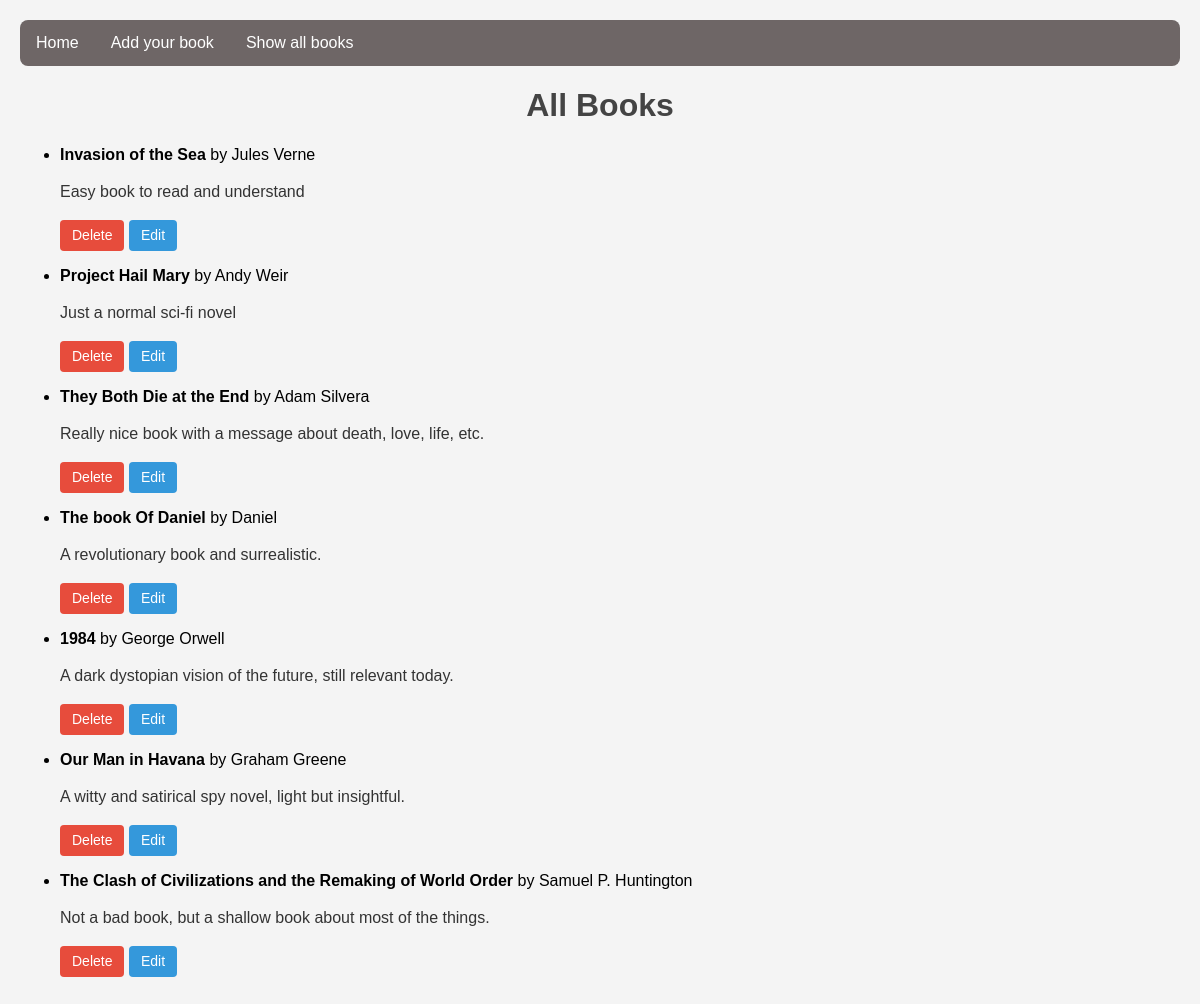
Before: /books with the older database file.
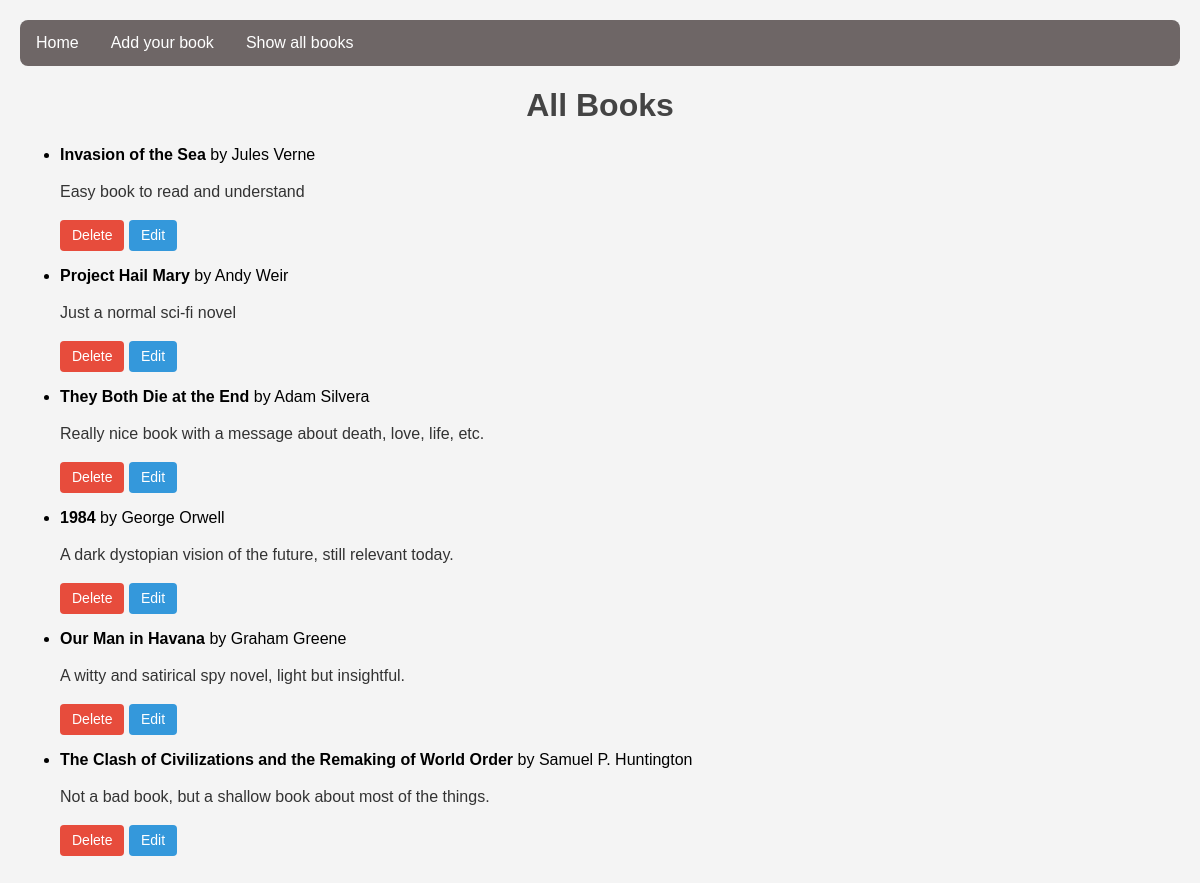
After: the same page with the newer database file.
### models.py (models this page shows, shortened)
class Book(db.Model):
    id: int = db.Column(db.Integer, primary_key=True)
    author_name: str = db.Column(db.String(100), nullable=False)
    book_name: str = db.Column(db.String(200), nullable=False)
    reader_description: str = db.Column(db.Text, nullable=False)

### app.py (the view)
@app.route("/books")
def all_books() -> str: # New route to display all books
    books: list[Book] = Book.query.order_by(Book.id.desc()).all()
    return render_template("all_books.html", book_list=books)

### templates/all_books.html (shortened to what this page needs)
{% extends "base.html" %}
{% block extra_css %}
  <link rel="stylesheet" href="{{ url_for('static', filename='css/all_books.css') }}">
{% endblock %}
{% block content %}
  <h1>All Books</h1>
  {% if book_list and book_list|length > 0 %}
    <ul>
      {% for book in book_list %}
        <li>
          <strong>{{ book.book_name }}</strong> by {{ book.author_name }}
          {% if book.reader_description %}
            <p>{{ book.reader_description }}</p>
          {% endif %}
          <p>
            <a href="{{ url_for('delete_book', book_id=book.id) }}" class="delete-link">Delete</a>
            <a href="{{ url_for('edit_book', book_id=book.id) }}" class="edit-link">Edit</a>
          </p>
        </li>
      {% endfor %}
    </ul>
  {% else %}
    <p>No books yet.</p>
  {% endif %}
{% endblock %}

Changed rows visible on the page:
removed Book: book_name "The book Of Daniel", author_name "Daniel", reader_description "A revolutionary book and surrealistic."
